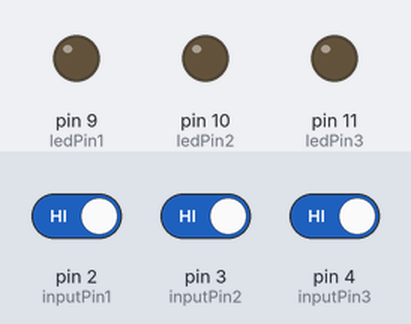
This sketch was run on a simulated Arduino Uno, built with avr-gcc and run on an emulated ATmega328P. On the bench: output pins drawn as LEDs (lit = HIGH). The inputs (shaded band) are chosen by the test bench; at power-on: pin 3 (inputPin2) HIGH, pin 4 (inputPin3) HIGH, pin 2 (inputPin1) HIGH. What the sketch prints to the serial monitor is not drawn.

Above: at 1.2 s.
1.3 s: pin 3 (inputPin2) driven LOW and pin 4 (inputPin3) driven LOW
4.3 s: pin 2 (inputPin1) driven LOW
At 5.6 s:
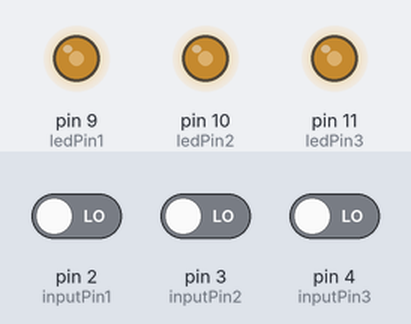
Timing chart, 0 to 5.0 s (numbered marks = the images above; inputs shaded):
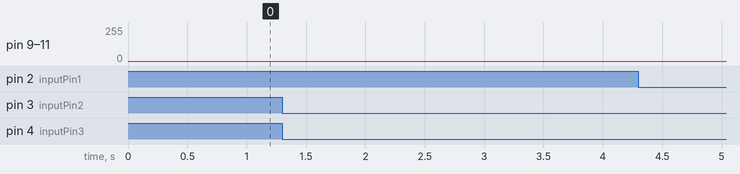

The sketch:

Greenhouse_Milling_Control_System.ino
```cpp
int ledPin1 = 9;  // ขั้วบวก LED เชื่อมต่อกับขาดิจิตอล 9
int ledPin2 = 10; // ขั้วบวก LED เชื่อมต่อกับขาดิจิตอล 10
int ledPin3 = 11; // ขั้วบวก LED เชื่อมต่อกับขาดิจิตอล 11

int inputPin1 = 2; // สวิทช์ความใกล้ชิดอินฟราเรดเชื่อมต่อกับขาดิจิตอล 2
int inputPin2 = 3; // สวิทช์ความใกล้ชิดอินฟราเรดเชื่อมต่อกับขาดิจิตอล 3
int inputPin3 = 4; // สวิทช์ความใกล้ชิดอินฟราเรดเชื่อมต่อกับขาดิจิตอล 4

int val1 = 0; // ตัวแปรนี้จะอ่านค่าจากเซ็นเซอร์ 1
int val2 = 0; // ตัวแปรนี้จะอ่านค่าจากเซ็นเซอร์ 2
int val3 = 0; // ตัวแปรนี้จะอ่านค่าจากเซ็นเซอร์ 3

void setup()
{
Serial.begin(6900);

pinMode(ledPin1, OUTPUT); // ให้ประกาศ LED เป็นเอาท์พุท
pinMode(ledPin2, OUTPUT);
pinMode(ledPin3, OUTPUT);

pinMode(inputPin1, INPUT); // ประกาศเซนเซอร์อินฟราเรดเป็นอินพุท
pinMode(inputPin2, INPUT);
pinMode(inputPin3, INPUT);


}


void loop()
{

val1 = digitalRead(inputPin1); // อ่านค่าการป้อนข้อมูล
val2 = digitalRead(inputPin2);
val3 = digitalRead(inputPin3);


if (val1 == LOW&& val2 == LOW && val3 == LOW )  // ตรวจสอบว่าการป้อนข้อมูลที่อยู่ในระดับสูง
{
      unsigned long startTime = 0;
      unsigned long showTime = millis() - startTime ;

          if(showTime <= 5000){
                Serial.print("Finish!");


          }else if(showTime > 5000 &&showTime<=10000){


                digitalWrite(ledPin1, HIGH);
                analogWrite(ledPin1,127);

                digitalWrite(ledPin2, HIGH);
                analogWrite(ledPin2,127);

                digitalWrite(ledPin3, HIGH);
                analogWrite(ledPin3,127);
//delay(3000);

          }else if(showTime > 10000 &&showTime<=15000){


                  digitalWrite(ledPin1, HIGH);
                  analogWrite(ledPin1,191);

                  digitalWrite(ledPin2, HIGH);
                  analogWrite(ledPin2,191);

                  digitalWrite(ledPin3, HIGH);
                  analogWrite(ledPin3,191);


          }else if (showTime > 15000){


                  digitalWrite(ledPin1, HIGH);
                  analogWrite(ledPin1,255);

                  digitalWrite(ledPin2, HIGH);
                  analogWrite(ledPin2,255);

                  digitalWrite(ledPin3, HIGH);
                  analogWrite(ledPin3,255);

                      startTime = millis();

          }else if(val1 == HIGH&& val2 == LOW && val3 == LOW ){//ถ้าถั่วเขียวลดลงเหลือแค่เซ็นเซ็อร์ตัวที่ 2 ให้มอเตอร์ทำงานแค่ 75%

                  digitalWrite(ledPin1, HIGH);
                  analogWrite(ledPin1,191);

                  digitalWrite(ledPin2, HIGH);
                  analogWrite(ledPin2,191);

                  digitalWrite(ledPin3, HIGH);
                  analogWrite(ledPin3,255);

          }else if(val1 == HIGH&& val2 == HIGH && val3 == LOW ){//ถ้าถั่วเขียวลดลงเหลือแค่เซ็นเซ็อร์ตัวที่ 1 ให้มอเตอร์ทำงานแค่ 50%

                  digitalWrite(ledPin1, HIGH);
                  analogWrite(ledPin1,127);

                  digitalWrite(ledPin2, HIGH);
                  analogWrite(ledPin2,127);

                  digitalWrite(ledPin3, HIGH);
                  analogWrite(ledPin3,255);
          }else if(val1 == HIGH&& val2 == HIGH && val3 == HIGH ){//ถ้าถั่วเขียวลดลงเซ็นเซ็อร์ตัไม่เห็นให้มอเตอร์หยุดทำงาน

                  digitalWrite(ledPin1, LOW);
                  analogWrite(ledPin1,0);

                  digitalWrite(ledPin2, LOW);
                  analogWrite(ledPin2,0);

                  digitalWrite(ledPin3, LOW);
                  analogWrite(ledPin3,0);
          }
   }

else if (val1 == HIGH&& val2 == LOW && val3 == LOW )  //ตรวจสอบการเทถั่วเขียวครั้งแรกเมื่อถั่ว้ขียวมีแค่เซ็นเซอร์ตัวที่ 2 ให้มอเตอร์เริ่มทำงานที่ 50% ไปถึง 75%
{

       unsigned long startTime = 0;
       unsigned long showTime = millis() - startTime ;

          if(showTime <= 5000){

                Serial.print("Finish!");

          }else if(showTime > 5000 && showTime <= 10000){


                digitalWrite(ledPin1, HIGH);
                analogWrite(ledPin1,127);

                digitalWrite(ledPin2, HIGH);
                analogWrite(ledPin2,127);

                digitalWrite(ledPin3, HIGH);
                analogWrite(ledPin3,127);
//delay(3000);

          }else if (showTime > 15000){


                  digitalWrite(ledPin1, HIGH);
                  analogWrite(ledPin1,191);

                  digitalWrite(ledPin2, HIGH);
                  analogWrite(ledPin2,191);

                  digitalWrite(ledPin3, HIGH);
                  analogWrite(ledPin3,255);

                      startTime = millis();

          }else if(val1 == HIGH&& val2 == HIGH && val3 == LOW ){//ถ้าถั่วเขียวลดลงเหลือแค่เซ็นเซ็อร์ตัวที่ 1 ให้มอเตอร์ทำงานแค่ 50%

                  digitalWrite(ledPin1, HIGH);
                  analogWrite(ledPin1,127);

                  digitalWrite(ledPin2, HIGH);
                  analogWrite(ledPin2,127);

                  digitalWrite(ledPin3, HIGH);
                  analogWrite(ledPin3,255);

          }else if(val1 == HIGH&& val2 == HIGH && val3 == HIGH ){//ถ้าถั่วเขียวลดลงเซ็นเซ็อร์ตัไม่เห็นให้มอเตอร์หยุดทำงาน

                  digitalWrite(ledPin1, LOW);
                  analogWrite(ledPin1,0);

                  digitalWrite(ledPin2, LOW);
                  analogWrite(ledPin2,0);

                  digitalWrite(ledPin3, LOW);
                  analogWrite(ledPin3,0);
          }
}

else if (val1 == HIGH&& val2 == HIGH && val3 == LOW )  //ตรวจสอบการเทถั่วเขียวครั้งแรกเมื่อถั่ว้ขียวมีแค่เซ็นเซอร์ตัวที่ 2 ให้มอเตอร์เริ่มทำงานที่ 50% ไปถึง 75%
{
unsigned long startTime = 0;
       unsigned long showTime = millis() - startTime ;

          if(showTime <= 5000){

                Serial.print("Finish!");

          }else if (showTime > 5000){


                digitalWrite(ledPin1, HIGH);
                analogWrite(ledPin1,127);

                digitalWrite(ledPin2, HIGH);
                analogWrite(ledPin2,127);

                digitalWrite(ledPin3, HIGH);
                analogWrite(ledPin3,255);

                  startTime = millis();

          }else if(val1 == HIGH&& val2 == HIGH && val3 == HIGH ){//ถ้าถั่วเขียวลดลงเซ็นเซ็อร์ตัไม่เห็นให้มอเตอร์หยุดทำงาน

                  digitalWrite(ledPin1, LOW);
                  analogWrite(ledPin1,0);

                  digitalWrite(ledPin2, LOW);
                  analogWrite(ledPin2,0);

                  digitalWrite(ledPin3, LOW);
                  analogWrite(ledPin3,0);
          }
}
else
{
       unsigned long startTime1 = 0;
       unsigned long showTime1 = millis() - startTime1 ;

          if(showTime1 <= 15000){

                Serial.print("Finish!");

          }

    digitalWrite(ledPin1, LOW);
    digitalWrite(ledPin2, LOW);
    digitalWrite(ledPin3, LOW);


}
}
```
